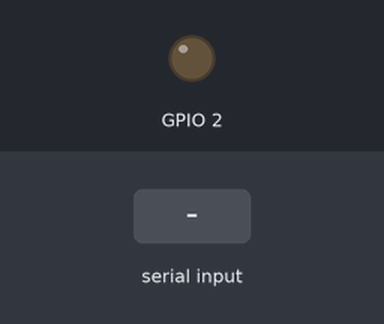
Simulated run of this sketch. Board: ESP8266 (NodeMCU). On the bench: output pins drawn as LEDs (lit = HIGH). The test bench sets the inputs (shaded band). WiFi joins after 1.5 s; servers stay silent unless stated; what the sketch prints to the serial monitor is not drawn.

Above: at 0.1 s.
At 6.2 s:
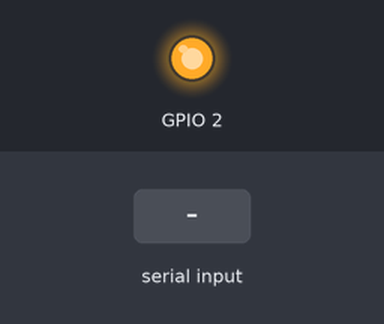
6.3 s: "1" received over Serial
Timing chart, 0 to 9.3 s (numbered marks = the images above; inputs shaded):
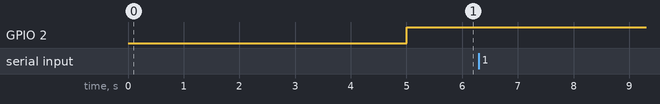

The sketch:

esp.ino
```cpp
#include <ESP8266WiFi.h>
#include <WiFiClient.h>
#include <ESP8266WebServer.h>

#include "password.hpp"

void setup()
{
    Serial.begin(115200);

    WiFi.begin(ssid(), passw());
    while (WiFi.status() != WL_CONNECTED)
        delay(5000);

    Serial.println("Red: " + ssid());
    Serial.println("IP: " + WiFi.localIP().toString());
    pinMode(2, OUTPUT);
}

void loop()
{
    if (Serial.available())
    {
        Serial.println("dato recibido");
        digitalWrite(2, LOW);
    }
    digitalWrite(2, HIGH);
}
```

password.hpp
```cpp
String passw()
{
    return "password";
}

String ssid()
{
    return "ssid";
}
```
